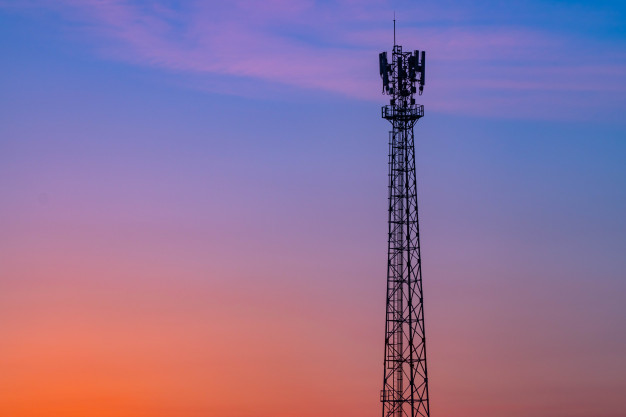
#> input picture experimental/antena.jpg, 626 x 417 px, found by its file name
$ python img_processing.py
#> lines starting #> are read from the running program, lines starting #| are printed output that depends on the picture; after the words box and inside, x2 and y2 are one past the last pixel; in counts of white or black regions, pixels touching at a corner belong together
from matplotlib import pyplot as plt
import numpy as np
import cv2

def black_final_result(black_pixel_left_count, black_pixel_right_count):
    if black_pixel_left_count > black_pixel_right_count:
        print('Tem mais pixels pretos no lado ESQUERDO')
    elif black_pixel_left_count < black_pixel_right_count:
        print('Tem mais pixels pretos do lado DIREITO')
    else:
        print('EMPATE. Ambos os lados tem a mesma quantidade de pixels pretos')

def white_final_result(white_pixel_left_count, white_pixel_right_count):
    if white_pixel_right_count < white_pixel_left_count:
        print('Tem mais pixels brancos no lado ESQUERDO')
    elif white_pixel_right_count > white_pixel_left_count:
        print('Tem mais pixels brancos do lado DIREITO')
    else:
        print('EMPATE. Ambos os lados tem a mesma quantidade de pixels brancos')

MIN_VALUE = 80 # Ajustar esse valor para se adequar a diferentes imagens
MAX_VALUE = 255

image_file = './img/antena.jpg'
img = cv2.imread(image_file,0)
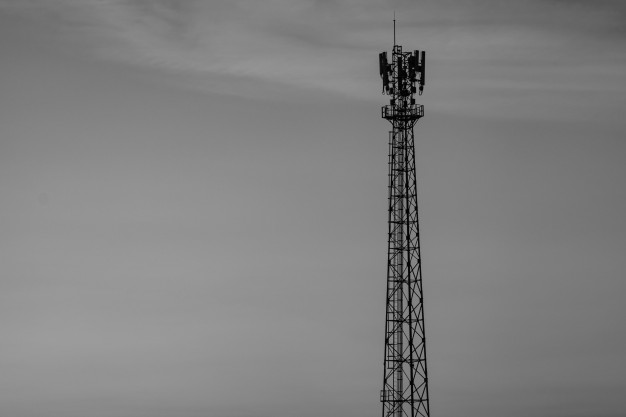
#> img: shape (417, 626); min 0, max 156, mean 128.6
_,img = cv2.threshold(img, MIN_VALUE, MAX_VALUE, cv2.THRESH_BINARY_INV)
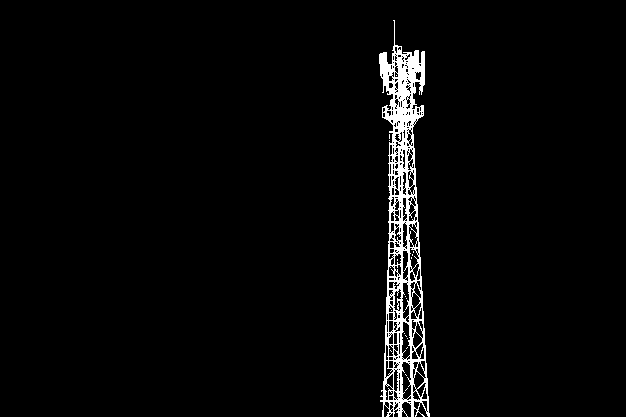
#> img: shape (417, 626); 2.9% white; 18 white regions (17 under 20 px), largest, box (x1, y1, x2, y2) and area: (379, 20, 430, 417) 7516

cv2.imshow('Imagem original', img)
cv2.waitKey(2000)
cv2.destroyAllWindows()

height, width = img.shape[0], img.shape[1]
#> height = 417; width = 626

left_image = img[0:height, 0:width//2]
#> left_image: shape (417, 313); every value is 0
right_image = img[0:height, width//2:width]
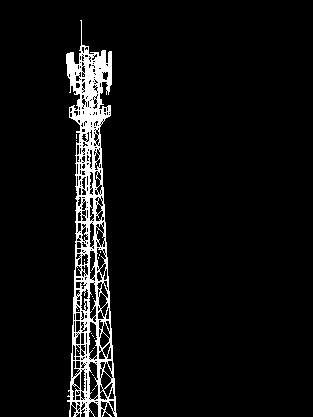
#> right_image: shape (417, 313); 5.8% white; 18 white regions (17 under 20 px), largest, box (x1, y1, x2, y2) and area: (66, 20, 117, 417) 7516

pixel_total_count = cv2.countNonZero(img)
#> pixel_total_count = 7547
size = height * width
#> size = 261042
print(f'Total = {size} | Brancos = {pixel_total_count} | Pretos = {(size) - pixel_total_count}')
#| Total = 261042 | Brancos = 7547 | Pretos = 253495

cv2.imshow('', left_image)
cv2.waitKey(2000)
cv2.destroyAllWindows()

white_pixel_left_count = cv2.countNonZero(left_image)
#> white_pixel_left_count = 0
black_pixel_left_count = (size//2) - white_pixel_left_count
#> black_pixel_left_count = 130521

print(f'Total = {size//2} | Brancos = {white_pixel_left_count} | Pretos = {black_pixel_left_count}')
#| Total = 130521 | Brancos = 0 | Pretos = 130521

cv2.imshow('', right_image)
cv2.waitKey(2000)
cv2.destroyAllWindows()

white_pixel_right_count = cv2.countNonZero(right_image)
#> white_pixel_right_count = 7547
black_pixel_right_count = (size//2) - white_pixel_right_count
#> black_pixel_right_count = 122974
print(f'Total = {size//2} | Brancos = {white_pixel_right_count} | Pretos = {black_pixel_right_count}')
#| Total = 130521 | Brancos = 7547 | Pretos = 122974

white_final_result(white_pixel_left_count, white_pixel_right_count)
black_final_result(black_pixel_left_count, black_pixel_right_count)
